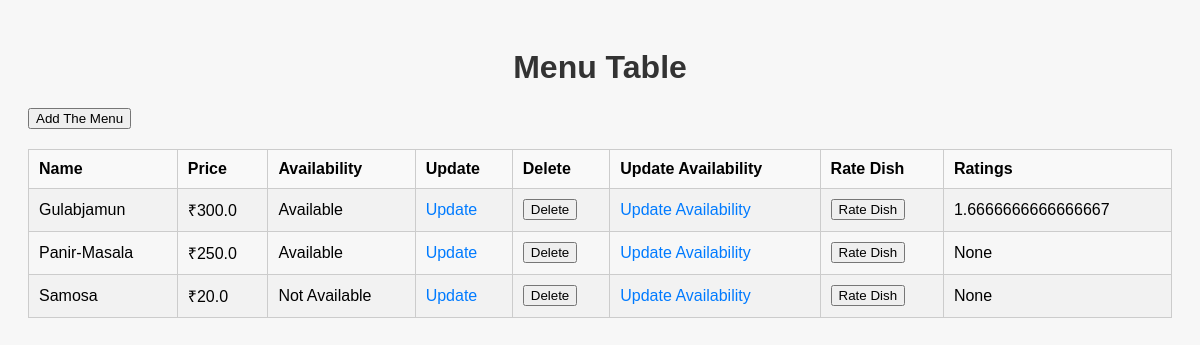
Before: /menu with the older database file.
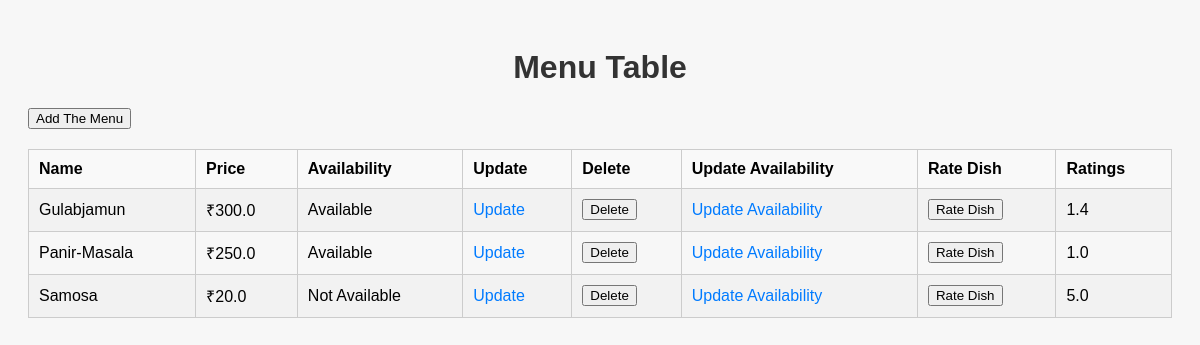
After: the same page with the newer database file.
### app.py (models this page shows, shortened)
class Dish(db.Model):
    id = db.Column(db.Integer, primary_key=True)
    name = db.Column(db.String(100), nullable=False)
    price = db.Column(db.Float, nullable=False)
    availability = db.Column(db.Boolean, nullable=False)
    average_rating=db.Column(db.Float, default=0.0)

### app.py (the view)
@app.route('/menu')
def read_menu():
    menu = Dish.query.all()
    return render_template('menu.html', menu=menu)

### templates/menu.html (shortened to what this page needs)
<!DOCTYPE html>
<html lang="en">
<head>
</head>
<body>
    <h1>Menu Table</h1>
    <a class="update-link" href="/menu/add"><button>Add The Menu</button></a>
    {% if menu %}
    <table>
        <tr>
            <th>Name</th>
            <th>Price</th>
            <th>Availability</th>
            <th>Update</th>
            <th>Delete</th>
            <th>Update Availability</th>
            <th> Rate Dish</th>
            <th>Ratings</th>
        </tr>
        {% for dish in menu %}
        <tr>
            <td>{{ dish['name'] }}</td>
            <td>₹{{ dish['price'] }}</td>
            <td>{% if dish['availability'] %}Available{% else %}Not Available{% endif %}</td>
            <td>
                <a class="update-link" href="/menu/update/{{ dish['id'] }}">Update</a>
            </td>
            <td>
                <form method="POST" action="/menu/delete/{{ dish['id'] }}" style="display:inline;">
                    <button type="submit">Delete</button>
                </form>
            </td>
            <td>
                <a class="update-link" href="/menu/update_availability/{{ dish['id']}}">Update Availability</a>
            </td>
            <td>
                <button class="rate-btn" data-dish-id="{{ dish['id'] }}">Rate Dish</button>
            </td>
            <td>
{{ dish['average_rating'] }}
            </td>
        </tr>
        {% endfor %}
    </table>
    {% else %}
    <p>No menu found.</p>
    {% endif %}
</body>
</html>

### templates/menu.html (style rules this page uses)
body { font-family: Arial, sans-serif; background-color: #f7f7f7; padding: 20px; }
h1 { text-align: center; color: #333; }
table { width: 100%; border-collapse: collapse; margin-top: 20px; }
th, td { padding: 10px; border: 1px solid #ccc; }
th { background-color: #f9f9f9; text-align: left; }
tr:nth-child(even) { background-color: #f2f2f2; }
.update-link { color: #007bff; text-decoration: none; }

Changed rows visible on the page:
changed Dish "Gulabjamun": average_rating "1.6666666666666667" → "1.4"
changed Dish "Panir-Masala": average_rating "None" → "1.0"
changed Dish "Samosa": average_rating "None" → "5.0"
